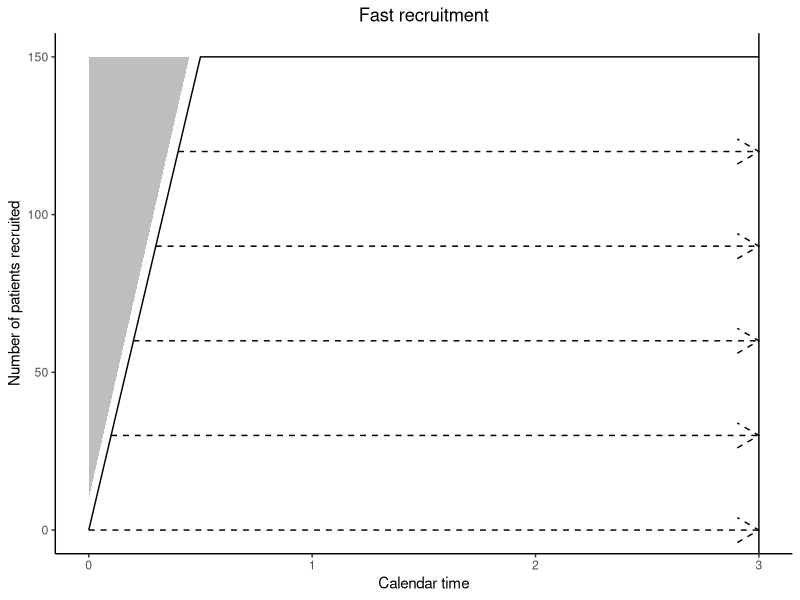
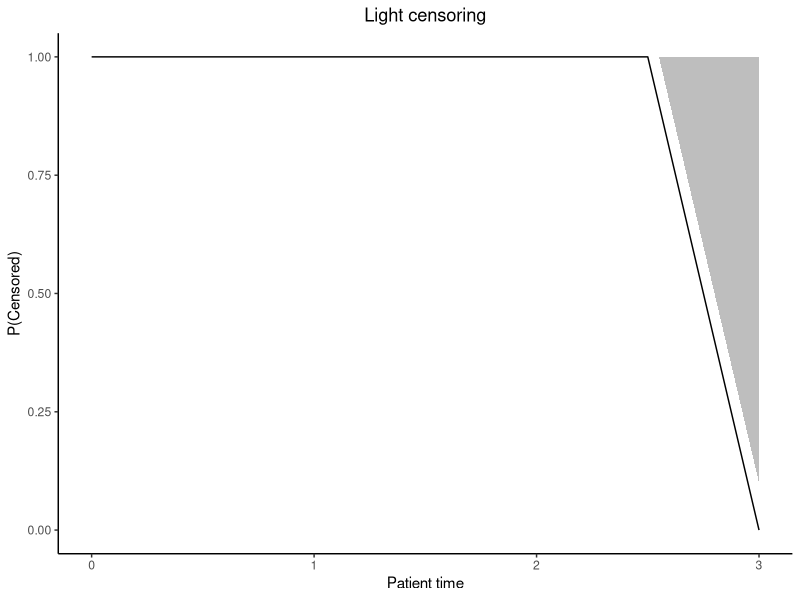

Source code (R) for these figures, in order:
#########################################################################
## recruitment assumptions

dat <- data.frame(n_pats = c(0, 30, 60, 90, 120, 150, 150),
                  cal_t = c(0, .1, .2, .3, .4, .5, 3))

library(ggplot2)

dat_lines <- data.frame(x = c((0:4)/10, rep(3, 5)),
                        id = rep(as.character(0:4), 2),
                        y = rep((0:4)*30, 2)) 

dat_ribbon <- data.frame(x = c(0, 0.45),
                         ymin = c(10, 150),
                         ymax = c(150, 150),
                         n_pats = c(0, 0.45))

p_1 <- ggplot(data = dat,
       mapping = aes(x = cal_t,
                     y = n_pats)) +
  geom_line() + 
  theme_classic() +
  theme(plot.title = element_text(hjust = 0.5)) +
  geom_line(data = dat_lines,
            mapping = aes(x = x, 
                          y = y,
                          group = id),
            arrow = arrow(),
            linetype = 2) +
  xlab("Calendar time") +
  ylab("Number of patients recruited") + 
  ggtitle("Fast recruitment") + 
  geom_ribbon(data = dat_ribbon,
              mapping = aes(x = x,
                            ymin = ymin,
                            ymax = ymax),
              fill = "grey") +
  geom_vline(xintercept = 3)


###########################################################################
## censoring distribution


dat <- data.frame(pat_t = c(0, 2.5, 3),
                  p_cens = c(1, 1, 0))

dat_ribbon <- data.frame(x = c(2.55, 3),
                         ymin = c(1, 0.1),
                         ymax = c(1, 1))



p_2 <- ggplot() +
  geom_line(data = dat,
            mapping = aes(x = pat_t,
                          y = p_cens)) + 
  theme_classic() +
  theme(plot.title = element_text(hjust = 0.5)) +
  xlab("Patient time") +
  ylab("P(Censored)") + 
  ggtitle("Light censoring") + 
  geom_ribbon(data = dat_ribbon,
              mapping = aes(x = x,
                            ymin = ymin,
                            ymax = ymax),
              fill = "grey") 




























